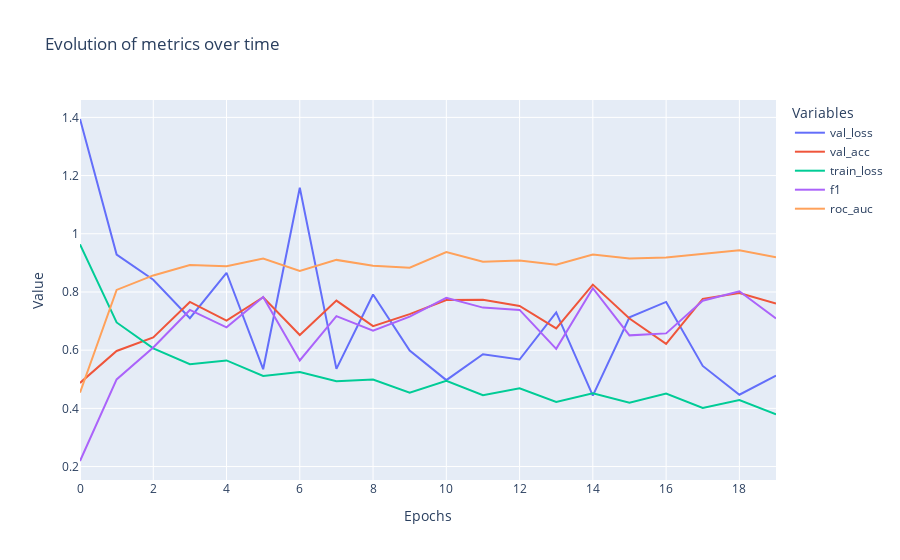

Notebook source saved alongside this figure:
### Code cell
visualizer = Visualizer()
visualizer.visualize_history_from_csv(
    file_name="resnet14_general_best_cross_val_2.csv", 
    have_loss=True, 
    have_score=True, 
    path=os.path.join(os.getcwd(), "src/processed/")
)

### Figure 1 — Plotly figure (JSON) as saved in the notebook; plotly's stock layout.template omitted (floating-point values rounded to 4 significant figures)
{"data": [{"hovertemplate": "Variables=val_loss<br>index=%{x}<br>Value=%{y}<extra></extra>", "legendgroup": "val_loss", "line": {"color": "#636efa", "dash": "solid"}, "marker": {"symbol": "circle"}, "mode": "lines", "name": "val_loss", "orientation": "v", "showlegend": true, "type": "scatter", "x": [0, 1, 2, 3, 4, 5, 6, 7, 8, 9, 10, 11, 12, 13, 14, 15, 16, 17, 18, 19], "xaxis": "x", "y": [1.394, 0.9285, 0.8421, 0.7097, 0.866, 0.5345, 1.158, 0.5358, 0.7915, 0.5988, 0.497, 0.5862, 0.5678, 0.7298, 0.4436, 0.7129, 0.7659, 0.5458, 0.4469, 0.5126], "yaxis": "y"}, {"hovertemplate": "Variables=val_acc<br>index=%{x}<br>Value=%{y}<extra></extra>", "legendgroup": "val_acc", "line": {"color": "#EF553B", "dash": "solid"}, "marker": {"symbol": "circle"}, "mode": "lines", "name": "val_acc", "orientation": "v", "showlegend": true, "type": "scatter", "x": [0, 1, 2, 3, 4, 5, 6, 7, 8, 9, 10, 11, 12, 13, 14, 15, 16, 17, 18, 19], "xaxis": "x", "y": [0.4875, 0.5973, 0.6438, 0.7658, 0.7014, 0.7818, 0.6522, 0.7703, 0.6824, 0.7238, 0.7722, 0.7734, 0.7518, 0.675, 0.8254, 0.7088, 0.6216, 0.7765, 0.796, 0.7605], "yaxis": "y"}, {"hovertemplate": "Variables=train_loss<br>index=%{x}<br>Value=%{y}<extra></extra>", "legendgroup": "train_loss", "line": {"color": "#00cc96", "dash": "solid"}, "marker": {"symbol": "circle"}, "mode": "lines", "name": "train_loss", "orientation": "v", "showlegend": true, "type": "scatter", "x": [0, 1, 2, 3, 4, 5, 6, 7, 8, 9, 10, 11, 12, 13, 14, 15, 16, 17, 18, 19], "xaxis": "x", "y": [0.9636, 0.6952, 0.6061, 0.5515, 0.5648, 0.5116, 0.5247, 0.4932, 0.4993, 0.4539, 0.4947, 0.4453, 0.4691, 0.4221, 0.4515, 0.4191, 0.4512, 0.4013, 0.4286, 0.3792], "yaxis": "y"}, {"hovertemplate": "Variables=f1<br>index=%{x}<br>Value=%{y}<extra></extra>", "legendgroup": "f1", "line": {"color": "#ab63fa", "dash": "solid"}, "marker": {"symbol": "circle"}, "mode": "lines", "name": "f1", "orientation": "v", "showlegend": true, "type": "scatter", "x": [0, 1, 2, 3, 4, 5, 6, 7, 8, 9, 10, 11, 12, 13, 14, 15, 16, 17, 18, 19], "xaxis": "x", "y": [0.2191, 0.4994, 0.6094, 0.7382, 0.6785, 0.7825, 0.5645, 0.717, 0.6667, 0.7154, 0.7799, 0.7463, 0.7383, 0.6046, 0.8128, 0.6509, 0.6577, 0.7701, 0.8023, 0.7092], "yaxis": "y"}, {"hovertemplate": "Variables=roc_auc<br>index=%{x}<br>Value=%{y}<extra></extra>", "legendgroup": "roc_auc", "line": {"color": "#FFA15A", "dash": "solid"}, "marker": {"symbol": "circle"}, "mode": "lines", "name": "roc_auc", "orientation": "v", "showlegend": true, "type": "scatter", "x": [0, 1, 2, 3, 4, 5, 6, 7, 8, 9, 10, 11, 12, 13, 14, 15, 16, 17, 18, 19], "xaxis": "x", "y": [0.4541, 0.8071, 0.8568, 0.8928, 0.8885, 0.9152, 0.8722, 0.9103, 0.8904, 0.8836, 0.9369, 0.9042, 0.9085, 0.894, 0.929, 0.9149, 0.9187, 0.9306, 0.9437, 0.9194], "yaxis": "y"}], "layout": {"legend": {"title": {"text": "Variables"}, "tracegroupgap": 0}, "title": {"text": "Evolution of metrics over time"}, "xaxis": {"anchor": "y", "domain": [0, 1], "title": {"text": "Epochs"}}, "yaxis": {"anchor": "x", "domain": [0, 1], "title": {"text": "Value"}}}}
